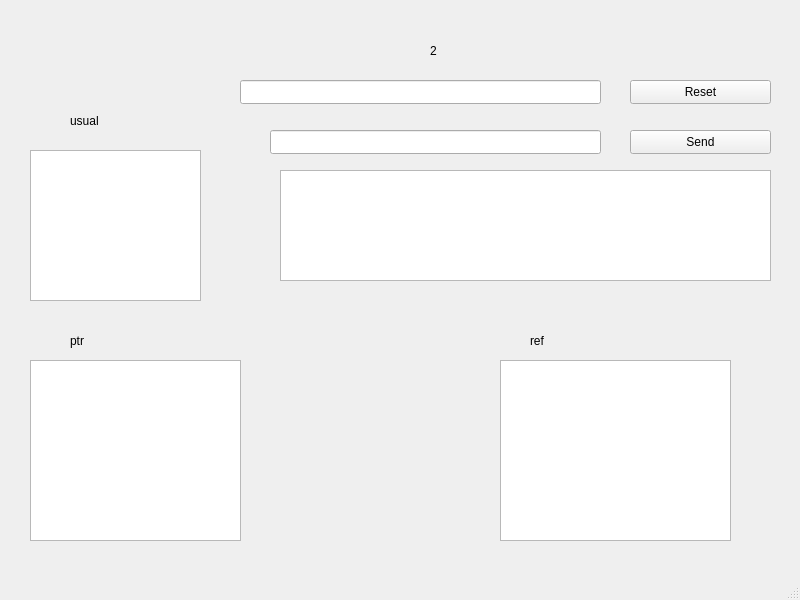
<?xml version="1.0" encoding="UTF-8"?>
<ui version="4.0">
 <class>MainWindow</class>
 <widget class="QMainWindow" name="MainWindow">
  <property name="geometry">
   <rect>
    <x>0</x>
    <y>0</y>
    <width>800</width>
    <height>600</height>
   </rect>
  </property>
  <property name="windowTitle">
   <string>MainWindow</string>
  </property>
  <widget class="QWidget" name="centralwidget">
   <widget class="QPushButton" name="pushButton">
    <property name="geometry">
     <rect>
      <x>630</x>
      <y>80</y>
      <width>141</width>
      <height>24</height>
     </rect>
    </property>
    <property name="text">
     <string>Reset</string>
    </property>
   </widget>
   <widget class="QPushButton" name="pushButton_send">
    <property name="geometry">
     <rect>
      <x>630</x>
      <y>130</y>
      <width>141</width>
      <height>24</height>
     </rect>
    </property>
    <property name="text">
     <string>Send</string>
    </property>
   </widget>
   <widget class="QLineEdit" name="lineEdit_input">
    <property name="geometry">
     <rect>
      <x>270</x>
      <y>130</y>
      <width>331</width>
      <height>24</height>
     </rect>
    </property>
   </widget>
   <widget class="QLineEdit" name="lineEdit_output">
    <property name="geometry">
     <rect>
      <x>240</x>
      <y>80</y>
      <width>361</width>
      <height>24</height>
     </rect>
    </property>
    <property name="readOnly">
     <bool>true</bool>
    </property>
   </widget>
   <widget class="QTextEdit" name="textEdit_1">
    <property name="geometry">
     <rect>
      <x>30</x>
      <y>150</y>
      <width>171</width>
      <height>151</height>
     </rect>
    </property>
    <property name="readOnly">
     <bool>true</bool>
    </property>
   </widget>
   <widget class="QTextEdit" name="textEdit_3">
    <property name="geometry">
     <rect>
      <x>30</x>
      <y>360</y>
      <width>211</width>
      <height>181</height>
     </rect>
    </property>
    <property name="readOnly">
     <bool>true</bool>
    </property>
   </widget>
   <widget class="QLabel" name="label">
    <property name="geometry">
     <rect>
      <x>70</x>
      <y>100</y>
      <width>81</width>
      <height>41</height>
     </rect>
    </property>
    <property name="text">
     <string>usual</string>
    </property>
   </widget>
   <widget class="QLabel" name="label_2">
    <property name="geometry">
     <rect>
      <x>430</x>
      <y>30</y>
      <width>81</width>
      <height>41</height>
     </rect>
    </property>
    <property name="text">
     <string>2</string>
    </property>
   </widget>
   <widget class="QLabel" name="label_3">
    <property name="geometry">
     <rect>
      <x>70</x>
      <y>320</y>
      <width>81</width>
      <height>41</height>
     </rect>
    </property>
    <property name="text">
     <string>ptr</string>
    </property>
   </widget>
   <widget class="QLabel" name="label_4">
    <property name="geometry">
     <rect>
      <x>530</x>
      <y>320</y>
      <width>81</width>
      <height>41</height>
     </rect>
    </property>
    <property name="text">
     <string>ref</string>
    </property>
   </widget>
   <widget class="QTextEdit" name="textEdit_4">
    <property name="geometry">
     <rect>
      <x>500</x>
      <y>360</y>
      <width>231</width>
      <height>181</height>
     </rect>
    </property>
    <property name="readOnly">
     <bool>true</bool>
    </property>
   </widget>
   <widget class="QTextEdit" name="textEdit_2">
    <property name="geometry">
     <rect>
      <x>280</x>
      <y>170</y>
      <width>491</width>
      <height>111</height>
     </rect>
    </property>
   </widget>
  </widget>
  <widget class="QMenuBar" name="menubar">
   <property name="geometry">
    <rect>
     <x>0</x>
     <y>0</y>
     <width>800</width>
     <height>26</height>
    </rect>
   </property>
  </widget>
  <widget class="QStatusBar" name="statusbar"/>
 </widget>
 <resources/>
 <connections/>
</ui>
